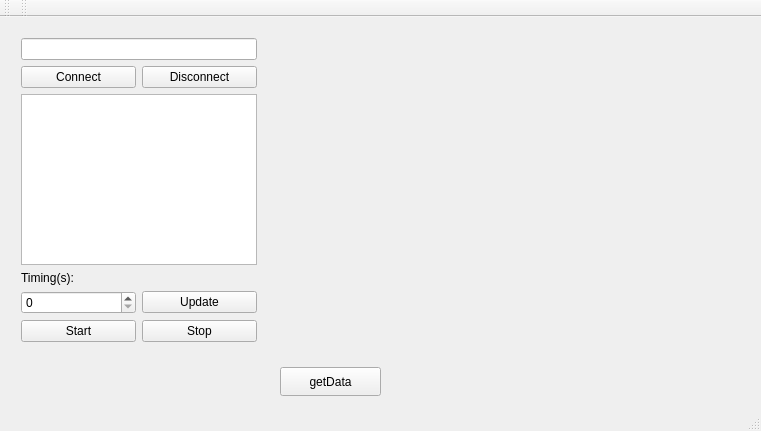
<?xml version="1.0" encoding="UTF-8"?>
<ui version="4.0">
 <class>MainWindow</class>
 <widget class="QMainWindow" name="MainWindow">
  <property name="geometry">
   <rect>
    <x>0</x>
    <y>0</y>
    <width>761</width>
    <height>431</height>
   </rect>
  </property>
  <property name="windowTitle">
   <string>MainWindow</string>
  </property>
  <widget class="QWidget" name="centralWidget">
   <widget class="QPushButton" name="pushButtonGet">
    <property name="geometry">
     <rect>
      <x>280</x>
      <y>350</y>
      <width>101</width>
      <height>29</height>
     </rect>
    </property>
    <property name="text">
     <string>getData</string>
    </property>
   </widget>
   <widget class="QWidget" name="gridLayoutWidget">
    <property name="geometry">
     <rect>
      <x>310</x>
      <y>10</y>
      <width>421</width>
      <height>321</height>
     </rect>
    </property>
    <layout class="QGridLayout" name="chartLayout"/>
   </widget>
   <widget class="QWidget" name="">
    <property name="geometry">
     <rect>
      <x>10</x>
      <y>10</y>
      <width>258</width>
      <height>326</height>
     </rect>
    </property>
    <layout class="QGridLayout" name="gridLayout">
     <item row="0" column="0" colspan="2">
      <widget class="QLineEdit" name="ipInput"/>
     </item>
     <item row="1" column="0">
      <widget class="QPushButton" name="connectButton">
       <property name="text">
        <string>Connect</string>
       </property>
      </widget>
     </item>
     <item row="1" column="1">
      <widget class="QPushButton" name="disconnectButton">
       <property name="text">
        <string>Disconnect</string>
       </property>
      </widget>
     </item>
     <item row="2" column="0" colspan="2">
      <widget class="QListWidget" name="ipDisplay"/>
     </item>
     <item row="3" column="0">
      <widget class="QLabel" name="labelTiming">
       <property name="text">
        <string>Timing(s):</string>
       </property>
      </widget>
     </item>
     <item row="4" column="0">
      <widget class="QSpinBox" name="timingInput"/>
     </item>
     <item row="4" column="1">
      <widget class="QPushButton" name="updateButton">
       <property name="text">
        <string>Update</string>
       </property>
      </widget>
     </item>
     <item row="5" column="0">
      <widget class="QPushButton" name="startButton">
       <property name="text">
        <string>Start</string>
       </property>
      </widget>
     </item>
     <item row="5" column="1">
      <widget class="QPushButton" name="stopButton">
       <property name="text">
        <string>Stop</string>
       </property>
      </widget>
     </item>
    </layout>
   </widget>
  </widget>
  <widget class="QMenuBar" name="menuBar">
   <property name="geometry">
    <rect>
     <x>0</x>
     <y>0</y>
     <width>761</width>
     <height>21</height>
    </rect>
   </property>
  </widget>
  <widget class="QToolBar" name="mainToolBar">
   <attribute name="toolBarArea">
    <enum>TopToolBarArea</enum>
   </attribute>
   <attribute name="toolBarBreak">
    <bool>false</bool>
   </attribute>
  </widget>
  <widget class="QStatusBar" name="statusBar"/>
  <widget class="QToolBar" name="toolBar">
   <property name="windowTitle">
    <string>toolBar</string>
   </property>
   <attribute name="toolBarArea">
    <enum>TopToolBarArea</enum>
   </attribute>
   <attribute name="toolBarBreak">
    <bool>false</bool>
   </attribute>
  </widget>
 </widget>
 <layoutdefault spacing="6" margin="11"/>
 <resources/>
 <connections/>
</ui>
